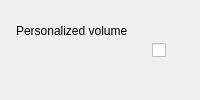
          <widget class="QFrame" name="cardPersonalizedVolume">
           <property name="frameShape">
            <enum>QFrame::NoFrame</enum>
           </property>
           <property name="cssClass" stdset="0">
            <string notr="true">settingCard</string>
           </property>
           <layout class="QHBoxLayout" name="cardPersonalizedVolumeLayout" stretch="1,0">
            <property name="spacing">
             <number>16</number>
            </property>
            <property name="leftMargin">
             <number>16</number>
            </property>
            <property name="topMargin">
             <number>12</number>
            </property>
            <property name="rightMargin">
             <number>16</number>
            </property>
            <property name="bottomMargin">
             <number>12</number>
            </property>
            <item>
             <layout class="QVBoxLayout" name="cardPersonalizedVolumeText">
              <property name="spacing">
               <number>2</number>
              </property>
              <item>
               <widget class="QLabel" name="lbPersonalizedVolume">
                <property name="text">
                 <string>Personalized volume</string>
                </property>
                <property name="cssClass" stdset="0">
                 <string notr="true">cardTitle</string>
                </property>
               </widget>
              </item>
              <item>
               <widget class="QLabel" name="lbDescPersonalizedVolume">
                <property name="text">
                 <string notr="true"/>
                </property>
                <property name="wordWrap">
                 <bool>true</bool>
                </property>
                <property name="cssClass" stdset="0">
                 <string notr="true">cardDescription</string>
                </property>
               </widget>
              </item>
             </layout>
            </item>
            <item>
             <widget class="QCheckBox" name="cbPersonalizedVolume">
              <property name="minimumSize">
               <size>
                <width>32</width>
                <height>32</height>
               </size>
              </property>
              <property name="text">
               <string notr="true"/>
              </property>
             </widget>
            </item>
           </layout>
          </widget>
